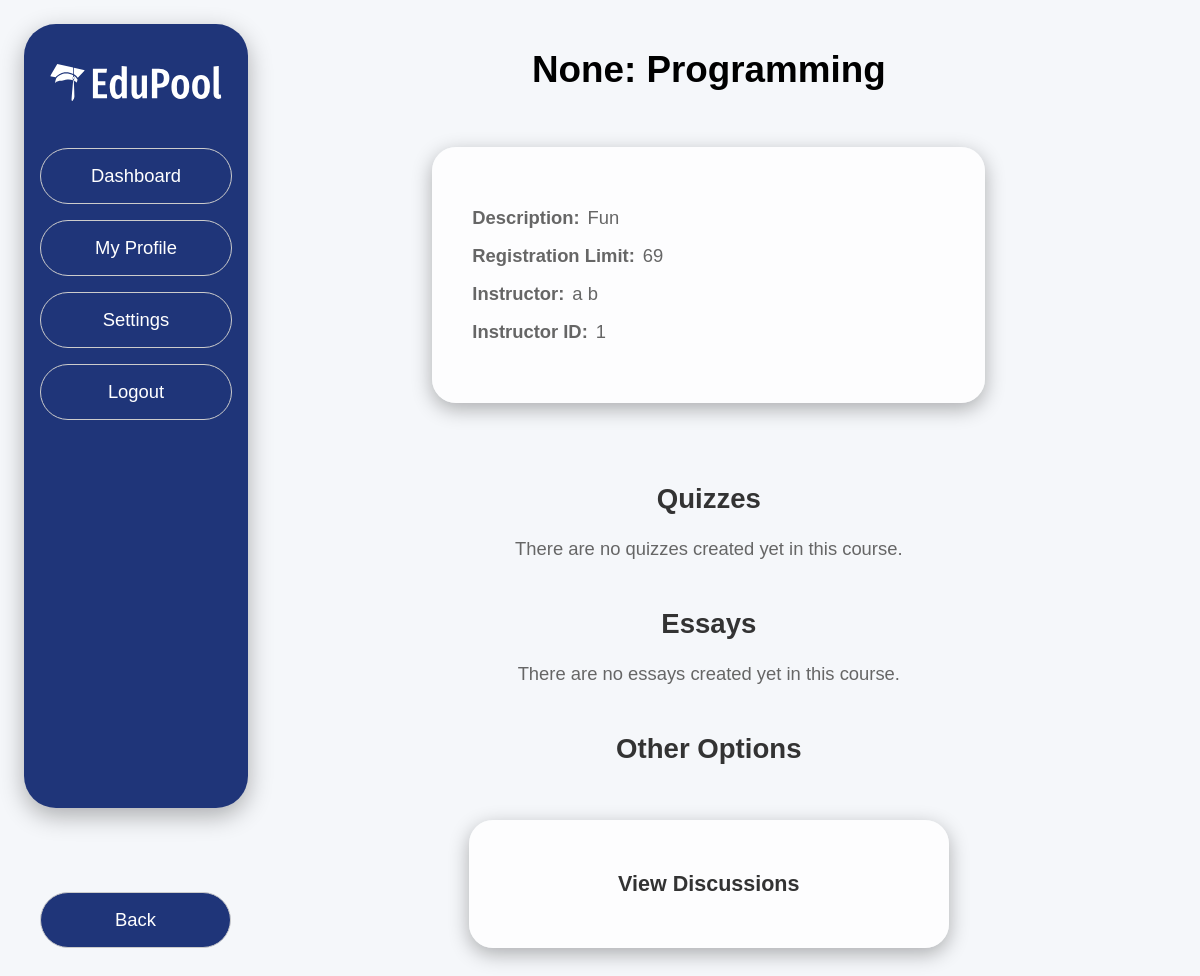
/course/2, run on an earlier commit of the app's database.
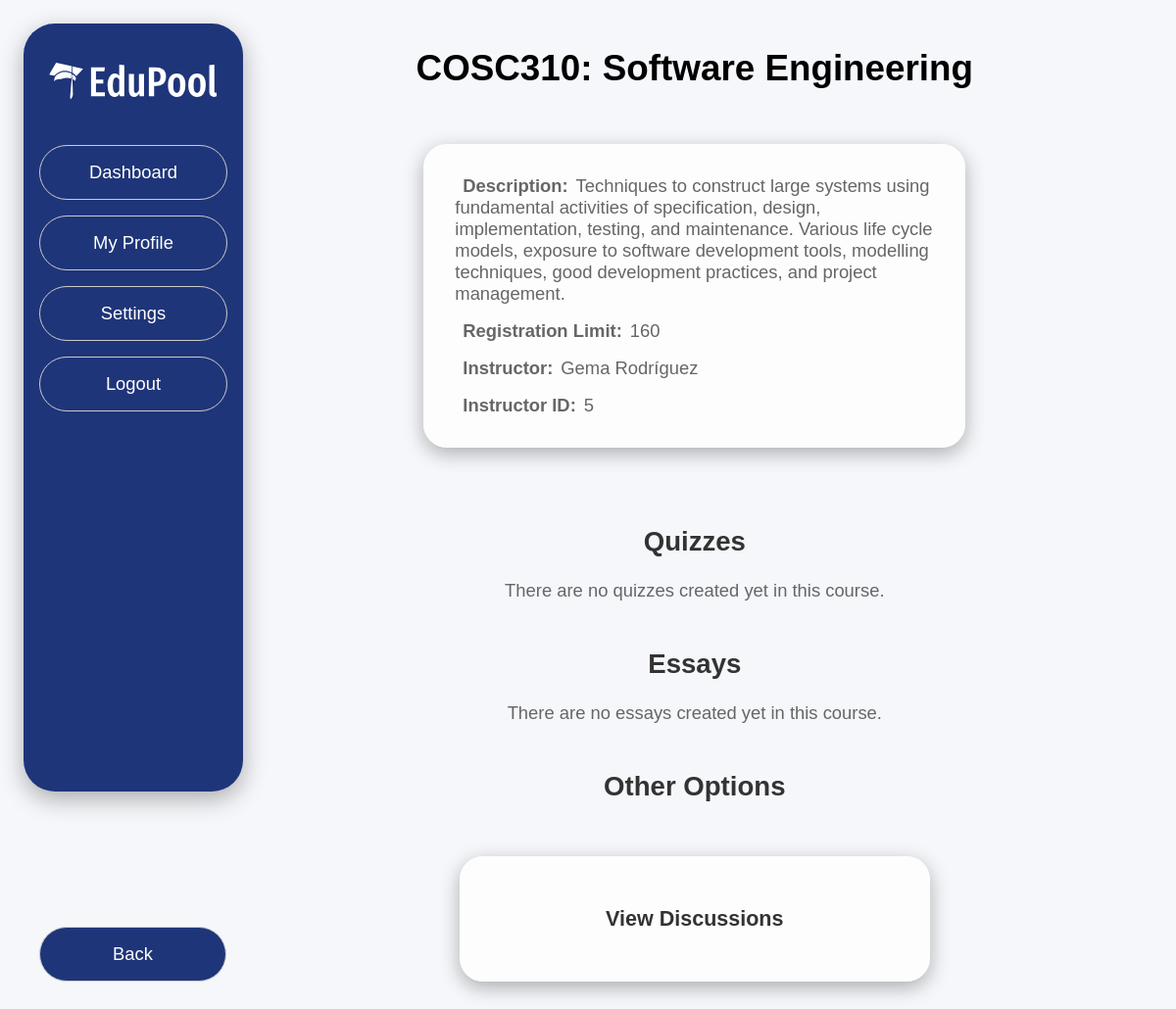
And on a later commit of the database.
### website/models.py (models this page shows)
class Course(db.Model):
    __tablename__ = 'courses'
    id = db.Column(db.Integer, primary_key=True)
    course_code = db.Column(db.Integer(), unique = True)
    course_name = db.Column(db.String(150))
    course_limit = db.Column(db.Integer)
    course_desc = db.Column(db.String(1000))
    teacher_id = db.Column(db.Integer, db.ForeignKey('users.id'))

class User(db.Model, UserMixin):
    __tablename__ = 'users'
    id=db.Column(db.Integer, primary_key=True)
    username = db.Column(db.String(150), unique = True) #email for username
    password=db.Column(db.String(150))
    first_name = db.Column(db.String(150))
    last_name = db.Column(db.String(150))
    DOB =  db.Column(db.String(150))
    user_type = db.Column(db.String(50))

### website/views.py (the view, shortened to what this page needs)
@views.route('/course/<int:course_id>')
def course_page(course_id):
    course = Course.query.get(course_id)
    quizzes = Quiz.query.filter_by(course_id=course_id).all()
    essays = Essay.query.filter_by(course_id=course_id).all()
    teacher = User.query.get(course.teacher_id)
    quiz_submissions = {}
    essay_submissions = {}
    return render_template('course.html', course=course, teacher=teacher, quizzes=quizzes, essays=essays, quiz_submissions=quiz_submissions, essay_submissions=essay_submissions)

### website/templates/course.html (shortened to what this page needs)
<!DOCTYPE html>
<html>
<head>
    <link rel="stylesheet" href="{{ url_for('static', filename='css/base.css') }}">
    <link rel="stylesheet" href="{{ url_for('static', filename='css/course.css') }}">
</head>
<body>
    {% include 'sidebar.html' %}
    <a href="{{ url_for('views.home') }}" class="back-button">Back</a>
    <main>
        <h1>{{ course.course_code }}: {{ course.course_name}}</h1>
        <div class="card info-box">
            <p><strong>Description:</strong>{{ course.course_desc }}</p>
            <p><strong>Registration Limit:</strong>{{ course.course_limit }}</p>
            <p><strong>Instructor:</strong>{{ teacher.first_name }} {{ teacher.last_name }}</p>
            <p><strong>Instructor ID:</strong>{{ course.teacher_id }}</p>
        </div>
        <h2>Quizzes</h1>
        {% if quizzes %}
            <div class="section-content">
                {% for quiz in quizzes %}
                <a href="{{ url_for('views.quiz_page', course_id=course.id, quiz_id=quiz.id) }}" class="card assignments">
                    <h3>{{ quiz.quiz_name }}</h3>
                </a>
                {% endfor %}
            </div>
        {% else %}
        {% if current_user.user_type in ['teacher'] %}
            <p>There are no quizzes created yet in this course. Create one by clicking the Create assignment button below.</p>
        {% else %}
            <p>There are no quizzes created yet in this course.</p>
        {% endif %}
        {% endif %}
        <h2>Essays</h2>
        {% if essays %}
            <div class="section-content">
                {% for essay in essays %}
                <a href="{{ url_for('views.essay_page', course_id=course.id, essay_id=essay.id) }}" class="card assignments">
                    <h3>{{ essay.essay_name }}</h3>
                </a>
                {% endfor %}
            </div>
        {% else %}
            {% if current_user.user_type in ['teacher'] %}
                <p>There are no essays created yet in this course. Create one by clicking the Create assignment button below.</p>
            {% else %}
                <p>There are no essays created yet in this course.</p>
            {% endif %}
        {% endif %}
        <h2>Other Options</h2>
        <div class="section-content">
            <a href="{{ url_for('views.course_discussions', course_id=course.id) }}">
                <h3 class="card options">View Discussions</h3>
            </a>
        </div>
    </main>
</body>
</html>

### website/templates/sidebar.html (shortened to what this page needs)
<!DOCTYPE html>
<html lang="en">
    <head>
        <link rel="stylesheet" href="{{ url_for('static', filename='css/sidebar.css') }}">
    </head>
    <body>
        <div class="sidebar">
            <a href="{{ url_for('views.home') }}">
                <img src="{{ url_for('static', filename='blacklogo.svg') }}" alt="logo">
            </a>
            <ul>
                <a href="{{ url_for('views.home') }}"><li>Dashboard</li></a>
                <a href="{{ url_for('views.account_details') }}"><li>My Profile</li></a>
                <a href="{{ url_for('views.edit_details') }}"><li>Settings</li></a>
                <a href="{{ url_for('auth.logout') }}" id="logout"><li>Logout</li></a>
            </ul>
        </div>
    </body>
</html>

### website/static/css/base.css (style rules this page uses)
body { background: #f5f7fa; padding: 1rem; font-family: Helvetica, sans-serif; font-size: 1.15rem; }
a { text-decoration: none; }
main { width: 80%; margin-left: 14rem; display: flex; flex-direction: column; align-items: center; justify-content: center; }
h2 { color: #333; }
.section-content { display: flex; flex-wrap: wrap; justify-content: center; align-items: center; }
.card { width: 30rem; min-height: 16rem; margin: 2rem; border-radius: 1.5rem; padding: 1.5rem; box-sizing: border-box; background-color: rgba(255, 255, 255, 0.79); box-shadow: 0px 6px 20px rgba(0, 0, 0, 0.3); transition: transform 0.5s ease-in-out; display: flex; flex-direction: column; justify-content: center; align-items: center; text-align: center; }
h3 { color: #333; margin: 1rem 0; }
p { color: #666; margin: 0; }
.options { min-height: 8rem; }
.back-button { width: 7.8rem; text-align: center; position: fixed; bottom: 3.5rem; left: 2.5rem; background-color: #1f3579; padding: 1rem 2rem; border: 1px solid #ccc; border-radius: 2rem; text-decoration: none; color: white; transition: background 0.5s, color 0.5s; }

### website/static/css/course.css (style rules this page uses)
.info-box { width: 60%; text-align: left; align-items: start; }
.info-box * { margin: 0.5rem; }
h2 { margin-top: 3rem; }
h3 { margin: 0rem; }

### website/static/css/sidebar.css (style rules this page uses)
.sidebar { text-align: center; width: 12rem; height: 90vh; position: fixed; background: #1f3579; border-radius: 2rem; padding: 2rem 1rem; color: white !important; box-shadow: 0 0.5rem 1.5rem rgba(0, 0, 0, 0.3); display: flex; flex-direction: column; align-items: center; }
.sidebar a { color: white; text-decoration: none; }
.sidebar ul { list-style-type: none; width: 100%; text-decoration: none; font-size: 1.15rem; padding: 0; }
.sidebar li { padding: 1rem 0.5rem; border: 1px solid #ccc; margin: 1rem 0; border-radius: 2rem; transition: background 0.5s; }
.sidebar a { transition: color 0.5s; }
.sidebar img { width: 90%; margin: 0.5rem 0; filter: invert(1); }

What changed in the data, as far as the page shows it:
no longer on this page (row edited): User: first_name "a", last_name "b"
changed Course: course_code "None" → "COSC310"; course_name "Programming" → "Software Engineering"; course_desc "Fun" → "Techniques to construct large systems using fundamental activities of specification, design, implementation, testing, and maintenance. Various life cycle models, exposure to software development tools, modelling techniques, good development practices, and project management."; course_limit "69" → "160"; teacher_id "1" → "5"
added User: first_name "Gema", last_name "Rodríguez"
